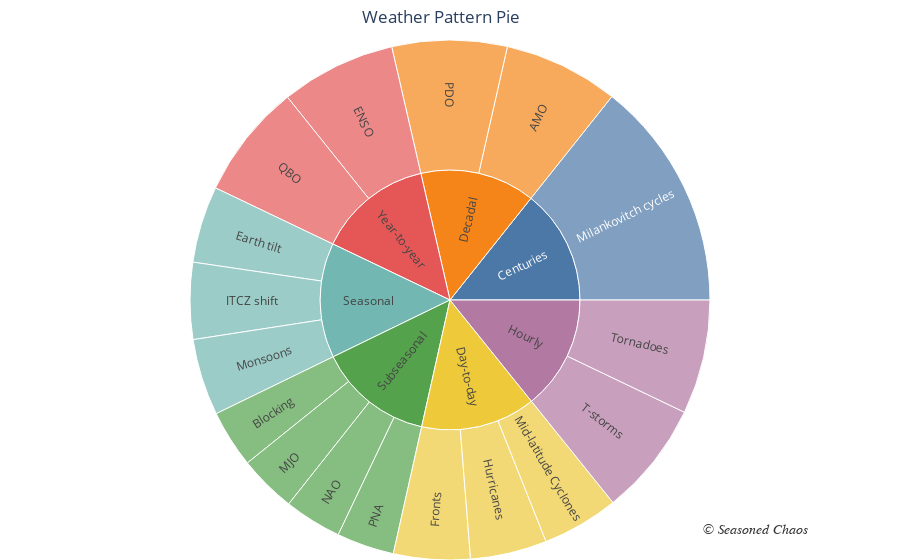

Here is the notebook cell this chart was saved with:
### Code cell
import plotly.express as px

my_text = ['Atlantic Multidecadal Oscillation: fluctuations in North Atlantic Ocean sea surface temperatures',
           'Obstruction of west-to-east flow', 
           'El Nino-Southern Oscillation: fluctuations of tropical Pacific sea surface temperatures',
           'Hemisphere receives more or less direct sunlight in summer or winter months',
           'Boundary of air masses; types are cold, warm, stationary, occluded',
           'Strong, closed low pressure system that originates in the tropics',
           'Inter-Tropical Convergence Zone: belt of clouds & storminess that circles the globe & follows trade winds',
           'Madden-Julian Oscillation: tropical, eastward-moving band of clouds & rainfall sandwiched between two dry systems',
           'Low pressure system outside the tropics',
           'Earth\'s eccentricity (orbit), obliquity (change in tilt), & precession (wobble)',
           'Reversal of winds accompanied by corresponding changes in precipitation',
           'North Atlantic Oscillation: fluctuations in atmospheric pressure at sea level between the Icelandic Low (N Atl.) and the Azores High (subtropical Atl.)',
           'Pacific Decadal Oscillation: fluctuations in North Pacific sea surface temperatures',
           'Pacific-North American pattern: fluctuations in upper-level pressure between eastern North Pacific and North America',
           'Quasi-biennial Oscillation: fluctuations in direction (east-to-west or west-to-east) of equatorial winds in the stratosphere; usually reverses every 2 years',
           'Thunderstorm, the thing that scares your dog','Rapidly rotating column of air that touches ground',
           'Forecasting out hundreds and thousands of years, past the time a human lives',
           'Forecasting weather for today vs. tomorrow vs. Friday','Forecasting out 7+ years',
           'Forecasting within a day','Forecasting out a season, like summer or winter',
           'Forecasting out past two weeks but no longer than a few months','Forecasting a general season for this year vs. next year']

fig = px.sunburst(df, path=['Timescale','Processes'], values='size', color_discrete_sequence=px.colors.qualitative.T10)
fig.update_traces(insidetextorientation='radial')
fig.update_traces(customdata=my_text,hovertemplate="%{customdata}")
fig.update_layout(title={
        'text': "Weather Pattern Pie",
        'y':0.98,
        'x':0.49,
        'xanchor': 'center',
        'yanchor': 'top'})
# -*- coding: utf-8 -*-
fig.add_annotation(
            x=0.9,
            y=0.04,
            xref="paper",
            yref="paper",
            text="<i>\xa9 Seasoned Chaos</i>",
            showarrow=False, opacity=.8,
            font=dict(
                family="Dill Alternate,monospace",
                size=14,
                color="black"
            ))
fig.update_layout(margin = dict(t=40, l=0, r=0, b=0))
fig.show(renderer='plotly_mimetype')

### Figure 1 — Plotly figure (JSON) as saved in the notebook; plotly's stock layout.template omitted (floating-point values rounded to 4 significant figures)
{"data": [{"branchvalues": "total", "customdata": ["Atlantic Multidecadal Oscillation: fluctuations in North Atlantic Ocean sea surface temperatures", "Obstruction of west-to-east flow", "El Nino-Southern Oscillation: fluctuations of tropical Pacific sea surface temperatures", "Hemisphere receives more or less direct sunlight in summer or winter months", "Boundary of air masses; types are cold, warm, stationary, occluded", "Strong, closed low pressure system that originates in the tropics", "Inter-Tropical Convergence Zone: belt of clouds & storminess that circles the globe & follows trade winds", "Madden-Julian Oscillation: tropical, eastward-moving band of clouds & rainfall sandwiched between two dry systems", "Low pressure system outside the tropics", "Earth's eccentricity (orbit), obliquity (change in tilt), & precession (wobble)", "Reversal of winds accompanied by corresponding changes in precipitation", "North Atlantic Oscillation: fluctuations in atmospheric pressure at sea level between the Icelandic Low (N Atl.) and the Azores High (subtropical Atl.)", "Pacific Decadal Oscillation: fluctuations in North Pacific sea surface temperatures", "Pacific-North American pattern: fluctuations in upper-level pressure between eastern North Pacific and North America", "Quasi-biennial Oscillation: fluctuations in direction (east-to-west or west-to-east) of equatorial winds in the stratosphere; usually reverses every 2 years", "Thunderstorm, the thing that scares your dog", "Rapidly rotating column of air that touches ground", "Forecasting out hundreds and thousands of years, past the time a human lives", "Forecasting weather for today vs. tomorrow vs. Friday", "Forecasting out 7+ years", "Forecasting within a day", "Forecasting out a season, like summer or winter", "Forecasting out past two weeks but no longer than a few months", "Forecasting a general season for this year vs. next year"], "domain": {"x": [0, 1], "y": [0, 1]}, "hoverlabel": {"namelength": 0}, "hovertemplate": "%{customdata}", "ids": ["Decadal/AMO", "Subseasonal/Blocking", "Year-to-year/ENSO", "Seasonal/Earth tilt", "Day-to-day/Fronts", "Day-to-day/Hurricanes", "Seasonal/ITCZ shift", "Subseasonal/MJO", "Day-to-day/Mid-latitude Cyclones", "Centuries/Milankovitch cycles", "Seasonal/Monsoons", "Subseasonal/NAO", "Decadal/PDO", "Subseasonal/PNA", "Year-to-year/QBO", "Hourly/T-storms", "Hourly/Tornadoes", "Centuries", "Day-to-day", "Decadal", "Hourly", "Seasonal", "Subseasonal", "Year-to-year"], "insidetextorientation": "radial", "labels": ["AMO", "Blocking", "ENSO", "Earth tilt", "Fronts", "Hurricanes", "ITCZ shift", "MJO", "Mid-latitude Cyclones", "Milankovitch cycles", "Monsoons", "NAO", "PDO", "PNA", "QBO", "T-storms", "Tornadoes", "Centuries", "Day-to-day", "Decadal", "Hourly", "Seasonal", "Subseasonal", "Year-to-year"], "name": "", "parents": ["Decadal", "Subseasonal", "Year-to-year", "Seasonal", "Day-to-day", "Day-to-day", "Seasonal", "Subseasonal", "Day-to-day", "Centuries", "Seasonal", "Subseasonal", "Decadal", "Subseasonal", "Year-to-year", "Hourly", "Hourly", "", "", "", "", "", "", ""], "type": "sunburst", "values": [50, 24.99, 50, 33.33, 33.3, 33.3, 33.33, 24.99, 33.3, 100, 33.33, 24.99, 50, 24.99, 50, 49.7, 49.7, 100, 99.9, 100, 99.4, 100.0, 99.96, 100]}], "layout": {"annotations": [{"font": {"color": "black", "family": "Dill Alternate,monospace", "size": 14}, "opacity": 0.8, "showarrow": false, "text": "<i>© Seasoned Chaos</i>", "x": 0.9, "xref": "paper", "y": 0.04, "yref": "paper"}], "autosize": true, "legend": {"tracegroupgap": 0}, "margin": {"b": 0, "l": 0, "r": 0, "t": 40}, "sunburstcolorway": ["#4C78A8", "#F58518", "#E45756", "#72B7B2", "#54A24B", "#EECA3B", "#B279A2", "#FF9DA6", "#9D755D", "#BAB0AC"], "title": {"text": "Weather Pattern Pie", "x": 0.49, "xanchor": "center", "y": 0.98, "yanchor": "top"}}}
